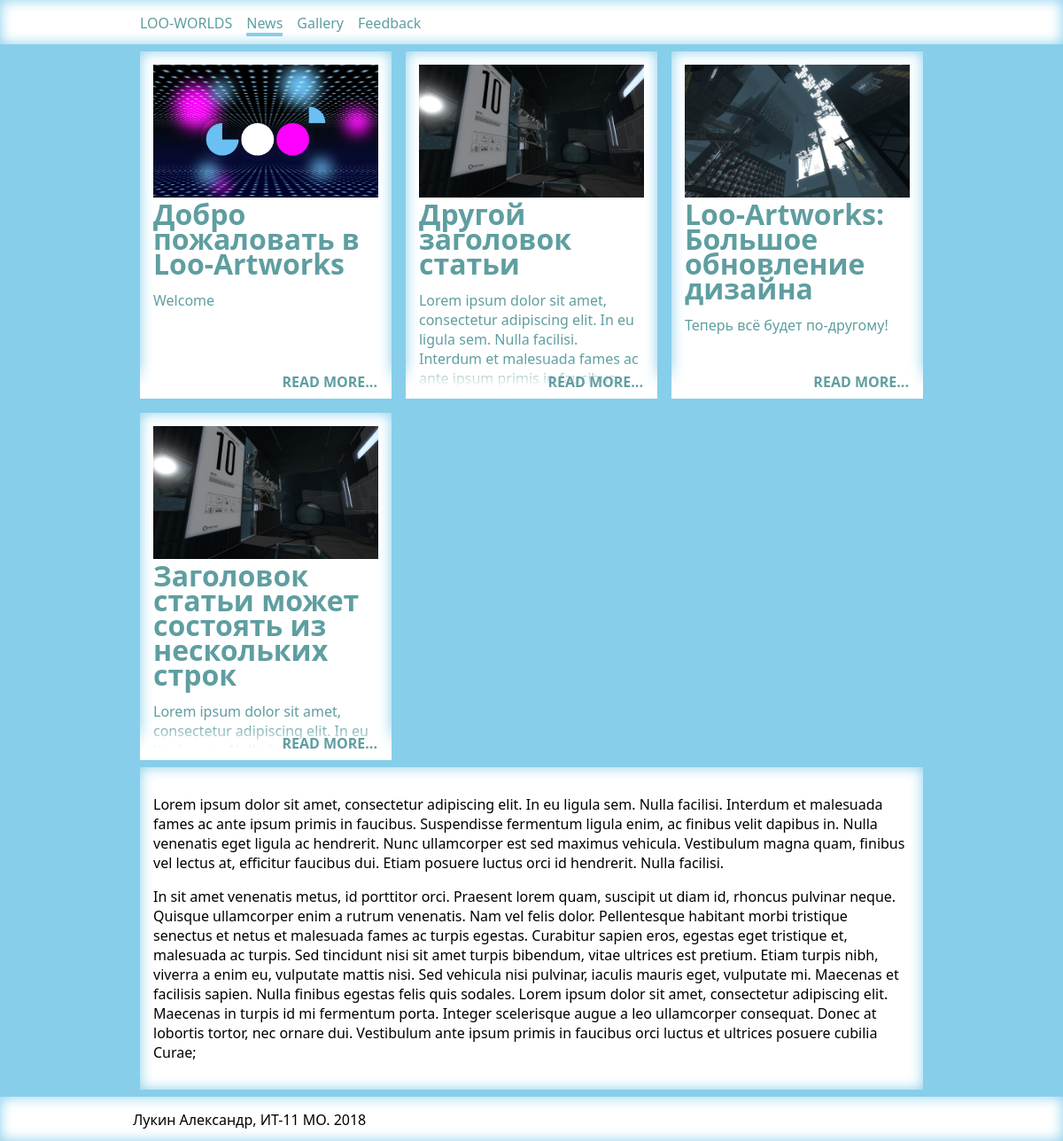
Page /news.php on the committed database.
### tables this page shows
CREATE TABLE `news_articles` (
  `news_id` int(11) NOT NULL,
  `title` varchar(200) DEFAULT NULL,
  `author` varchar(100) DEFAULT NULL,
  `date` timestamp NOT NULL DEFAULT CURRENT_TIMESTAMP,
  `picture` varchar(100) NOT NULL,
  `brief` varchar(250) NOT NULL,
  `article` text NOT NULL
);

### news.php (the view, shortened to what this page needs)
<?php
    require_once 'components\menu-header.php';
    require_once 'components\sidebar.php';
    require_once 'components\menu-footer.php';
    require_once 'components\connection.php';
?>
<!doctype HTML>
<html>
    <head>
        <link rel="stylesheet" href="style/style.css" />
    </head>
    <body>
        <?php
            drawTopMenu("news");
        ?>
        <div class="main_wrapper">
            <div class="article_wrapper">
                <?php
                    $link = mysqli_connect($host, $user, $password, $database)
                    or die("Ошибка " . mysqli_error($link));
                    $query ="SELECT * FROM `news_articles` ORDER BY news_id DESC";
                    $result = mysqli_query($link, $query) or die("Ошибка " . mysqli_error($link));
                ?>
                <?php
                    while($row = $result->fetch_array(MYSQLI_ASSOC)) {
                        echo "<div class='triplecolumns_wrapper'>";
                        echo "<a href='news-article.php?id=" . $row["news_id"] . "'>";
                        echo "<div class='content_widget'>";
                        echo "<img src='" . $row["picture"] . "' width='100%' height='150px' />";
                        echo "<h1>" . $row["title"] . "</h1>";
                        echo "<p>" . $row["brief"] . "</p>";
                        echo "</div>";
                        echo "</a>";
                        echo "</div>";
                    }
                ?>
            </div>
            <?php
            drawSidebar();
            ?>
        </div>
        <?php
            drawFooter();
        ?>
    </body>
</html>

### components/menu-header.php
<?php
    function drawTopMenu($page) {
        echo '
        <script src=".\scripts\topMenu.js">
        </script>
        <div class="menu_panel">
            <div class="main_wrapper">
                <ul id="topMenu">';
                    echo '<a href=".\"><li';
                    if($page == "index") {
                        echo ' id="currentSection"';
                    }
                    echo '>LOO-WORLDS</li></a>';
                    echo '<a href=".\news.php"><li';
                    if($page == "news") {
                        echo ' id="currentSection"';
                    }
                    echo '>News</li></a>';
                    echo '<a href=".\gallery.php"><li';
                    if($page == "gallery") {
                        echo ' id="currentSection"';
                    }
                    echo '>Gallery</li></a>';
                    echo '<a href=".\feedback.php"><li';
                    if($page == "feedback") {
                        echo ' id="currentSection"';
                    }
                    echo '>Feedback</li></a>';
                echo '</ul>
                <div class="hamburger_area" id="topMenuHamburger">
                    <div class="hamburger_button">
                    </div>
                </div>
            </div>
        </div>
        ';
    }
?>

### components/sidebar.php
<?php
    function drawSidebar() {
        echo '
        <div class="sidebar_wrapper">
            <div class="content_widget">
                <p>Lorem ipsum dolor sit amet, consectetur adipiscing elit. In eu ligula sem. Nulla facilisi. Interdum et malesuada fames ac ante ipsum primis in faucibus. Suspendisse fermentum ligula enim, ac finibus velit dapibus in. Nulla venenatis eget ligula ac hendrerit. Nunc ullamcorper est sed maximus vehicula. Vestibulum magna quam, finibus vel lectus at, efficitur faucibus dui. Etiam posuere luctus orci id hendrerit. Nulla facilisi.
                </p>
                <p>
                        In sit amet venenatis metus, id porttitor orci. Praesent lorem quam, suscipit ut diam id, rhoncus pulvinar neque. Quisque ullamcorper enim a rutrum venenatis. Nam vel felis dolor. Pellentesque habitant morbi tristique senectus et netus et malesuada fames ac turpis egestas. Curabitur sapien eros, egestas eget tristique et, malesuada ac turpis. Sed tincidunt nisi sit amet turpis bibendum, vitae ultrices est pretium. Etiam turpis nibh, viverra a enim eu, vulputate mattis nisi. Sed vehicula nisi pulvinar, iaculis mauris eget, vulputate mi. Maecenas et facilisis sapien. Nulla finibus egestas felis quis sodales. Lorem ipsum dolor sit amet, consectetur adipiscing elit. Maecenas in turpis id mi fermentum porta. Integer scelerisque augue a leo ullamcorper consequat. Donec at lobortis tortor, nec ornare dui. Vestibulum ante ipsum primis in faucibus orci luctus et ultrices posuere cubilia Curae;                    </p>
            </div>
        </div>
        ';
    }
?>

### components/menu-footer.php
<?php
    function drawFooter() {
        echo '
        <div class="menu_panel">
            <div class="main_wrapper">
                Лукин Александр, ИТ-11 МО. 2018
            </div>
        </div>
        ';
    }
?>

### style/style.css (style rules this page uses)
body { background-color: skyblue; margin: 0 auto; font-family: 'Segoe UI', Tahoma, Geneva, Verdana, sans-serif; }
a:link, a:visited { text-decoration:none; color: cadetblue; }
.menu_panel { padding: 15px 0; background-color: white; box-shadow: skyblue 0 0 15px inset; clear: both; position: relative; height: 20px; }
.menu_panel ul { margin: 0; padding: 0; display: block; }
.menu_panel li { display: inline-block; margin: 0 8px; }
.menu_panel li#currentSection { border-bottom: solid skyblue 4px; }
.content_widget { background-color: white; margin: 8px; padding: 15px; box-shadow: skyblue 0 0 15px inset; position: relative; }
.triplecolumns_wrapper { width: 33.333333%; float: left; max-height: 400px; overflow: hidden; margin-bottom: 8px; }
.triplecolumns_wrapper > a > .content_widget { min-height: 400px; }
.triplecolumns_wrapper > a > .content_widget::before { content: "READ MORE..."; background: linear-gradient(0deg, white 60%, transparent 100%); position: absolute; left: 0; right: 0px; top: 350px; height: 50px; padding: 12px; padding-right: 16px; text-align: right; font-weight: bold; z-index: 20; }
.triplecolumns_wrapper > a img { transition-property: opacity, margin-bottom; transition-duration: 0.5s; transition-timing-function: ease, ease; object-fit: cover; }
.triplecolumns_wrapper h1 { margin: 0; line-height: 28px; }
.main_wrapper { width: 1300px; margin: 0px auto; clear: both; }
.article_wrapper { width: 75%; float: left; }
.sidebar_wrapper { width: 25%; float: left; }
@media screen and (max-width: 1320px) { .main_wrapper { width: 900px; } }
@media screen and (max-width: 1320px) { .article_wrapper { width: 100%; float: none; clear: both; } }
@media screen and (max-width: 1320px) { .sidebar_wrapper { width: 100%; float: none; clear: both; } }

### rows in the picture
news_articles: picture (picture), title "Добро пожаловать в Loo-Artworks", brief "Welcome"
news_articles: picture (picture), title "Другой заголовок статьи", brief "Lorem ipsum dolor sit amet, consectetur adipiscing elit. In eu ligula sem. Nulla facilisi. Interdum et malesuada fames ac ante ipsum primis in faucibus.…"
news_articles: picture (picture), title "Loo-Artworks: Большое обновление дизайна", brief "Теперь всё будет по-другому!"
news_articles: picture (picture), title "Заголовок статьи может состоять из нескольких строк", brief "Lorem ipsum dolor sit amet, consectetur adipiscing elit. In eu ligula sem. Nulla facilisi.…"
